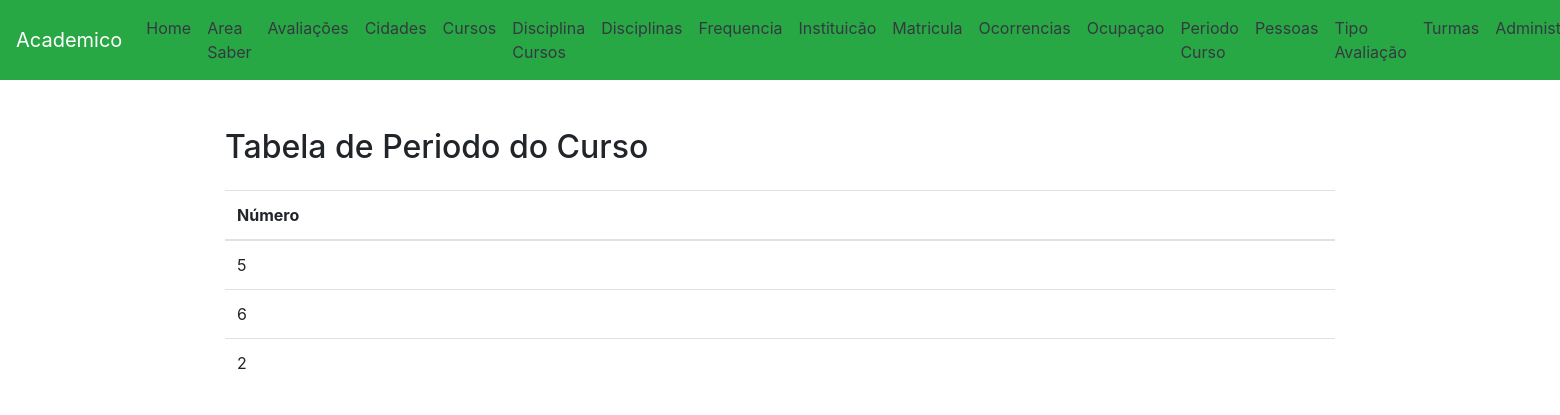
/periodo_cursos/, run on the app's committed database.
### app/models.py (models this page shows, shortened)
class PeriodoCurso(models.Model):
    numero = models.IntegerField(verbose_name="Numero periodo")
    class Meta:
        verbose_name = "Periodo do curso"
        verbose_name_plural = "Periodos do curso"

### app/views.py (the view)
# urls.py: path('periodo_cursos/', PeriodoCursoView.as_view(), name='periodo_curso'),
class PeriodoCursoView(View):
    def get(self, request, *args, **kwargs):
        periodo_curso = PeriodoCurso.objects.all()
        return render(request, 'periodo_cursos.html', {'periodo_curso' : periodo_curso})

### app/templates/periodo_cursos.html (shortened to what this page needs)
<!DOCTYPE html>
<html lang="pt-BR">
<head>
    <link rel="stylesheet" href="https://maxcdn.bootstrapcdn.com/bootstrap/4.5.2/css/bootstrap.min.css">
</head>
<body>
    <nav class="navbar navbar-expand-lg navbar-dark bg-success">
        <a class="navbar-brand" href="/">Academico</a>
<div class="collapse navbar-collapse" id="navbarNav">
<ul class="navbar-nav">
    <li class="nav-item">
        <a class="nav-link text-dark" href="/">Home</a>
    </li>
    <li class="nav-item">
        <a class="nav-link text-dark" href="/area_saber/">Area Saber</a>
    </li>
    <li class="nav-item">
        <a class="nav-link text-dark" href="/avaliacoes/">Avaliações</a>
    </li>
    <li class="nav-item">
        <a class="nav-link text-dark" href="/cidades/">Cidades</a>
    </li>
    <li class="nav-item">
        <a class="nav-link text-dark" href="/cursos/">Cursos</a>
    </li>
    <li class="nav-item">
        <a class="nav-link text-dark" href="/disciplina_cursos/">Disciplina Cursos</a>
    </li>
    <li class="nav-item">
        <a class="nav-link text-dark" href="/disciplinas/">Disciplinas</a>
    </li>
    <li class="nav-item">
        <a class="nav-link text-dark" href="/frequencia/">Frequencia</a>
    </li>
    <li class="nav-item">
        <a class="nav-link text-dark" href="/instituicao/">Instituicão</a>
    </li>
    <li class="nav-item">
        <a class="nav-link text-dark" href="/matricula/">Matricula</a>
    </li>
    <li class="nav-item">
        <a class="nav-link text-dark" href="/ocorrencias/">Ocorrencias</a>
    </li>
    <li class="nav-item">
        <a class="nav-link text-dark" href="/ocupacao/">Ocupaçao</a>
    </li>
    <li class="nav-item">
        <a class="nav-link text-dark" href="/periodo_cursos/">Periodo Curso</a>
    </li>
    <li class="nav-item">
        <a class="nav-link text-dark" href="/pessoas/">Pessoas</a>
    </li>
    <li class="nav-item">
        <a class="nav-link text-dark" href="/tipo_avaliacao/">Tipo Avaliação</a>
    </li>
    <li class="nav-item">
        <a class="nav-link text-dark" href="/turmas/">Turmas</a>
    </li>
    <li class="nav-item">
        <a class="nav-link text-dark" href="/admin/">Administração</a>
    </li>
</ul>
</div>
</nav>
<div class="container mt-5">
    <h2 class="mb-4">Tabela de Periodo do Curso</h2>
<table class="table">
    <thead>
        <tr>
        <th scope="col">Número</th>
        </tr>
    </thead>
    <tbody>
    {% for periodo_curso in periodo_curso %}
    <tr>
    <td>{{ periodo_curso.numero }}</td>
    </tr>
    {% endfor %}
    </tbody>
</table>
</div>
</body>
</html>

### data on the page
PeriodoCurso: numero "5"
PeriodoCurso: numero "6"
PeriodoCurso: numero "2"
